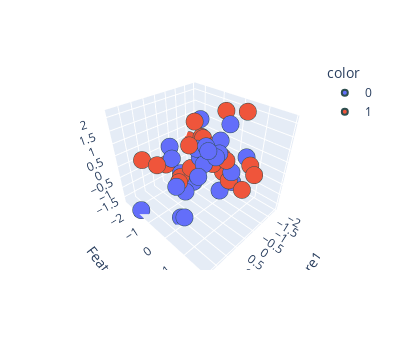
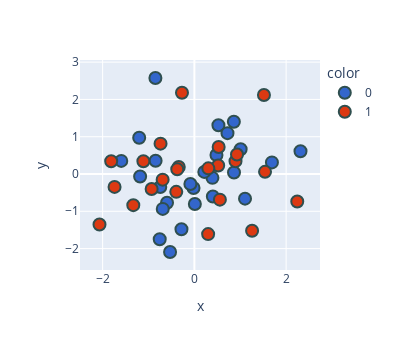

Here is the notebook cell these charts were saved with, in order:
### Markdown cell above
<h2 style="color:gold; text-align:left; font-size:200%; font-weight:bold;">
1.1) PCA: Implementation stepwise</h2>

### Code cell
import numpy as np 
import pandas as pd 
import matplotlib.pyplot as plt 
import seaborn as sns
import warnings
warnings.filterwarnings('ignore') 

df=pd.read_csv('pca_dataset.csv')
df.sample(3)
#Lets plot the data to check th
import plotly.express as px 
fig=px.scatter_3d(df, x=df['Feature1'], y=df['Feature2'], z=df['Feature3'], 
                  color=df['Target'].astype('str'), )
fig.update_traces(marker=dict(size=6, line=dict(width=2, color='DarkSlateGrey')), 
                 selector=dict(mode='markers'))
fig.update_layout( width=400,  height=350)
fig.show()
#STEP-1: Standardisation 
from sklearn.preprocessing import StandardScaler
scaler=StandardScaler()
df.iloc[:, 0:3]=scaler.fit_transform(df.iloc[:, 0:3])

#STEP-2: COVARIANCE MATRIX CONSTRUCTION 
        #np.cov() Function np.cov() function expects the following format:
        #Rows should represent variables (features).
        #Columns should represent observations (data points)
        #df.iloc[:, 0:3].T   #check this 
covariance_matrix=np.cov(df.iloc[:, 0:3].T)
print('covariance matrix:\n', covariance_matrix)

#STEP-3: Eigen vectors and Eigen value calculation 
eigen_values, eigen_vectors=np.linalg.eig(covariance_matrix)
print('eigen values: \n', eigen_values)
print('eigen_vectors \n', eigen_vectors)


# Plotting the Eigenvectors
origin = [0, 0, 0]  # Origin point for the arrows
# Set up 3D plot
fig = plt.figure(figsize=(5,4))
ax = fig.add_subplot(111, projection='3d')
# Scatter plotof the original data
ax.scatter(df['Feature1'], df['Feature2'], df['Feature3'], marker='o', color='gray', alpha=0.5)

# Plot the eigenvectors as arrows
for i in range(len(eigen_vectors)):
    ax.quiver(*origin, eigen_vectors[0, i], eigen_vectors[1, i], eigen_vectors[2, i], 
              length=eigen_values[i], color='r', arrow_length_ratio=0.1)

# Set labels for the plot
ax.set_xlabel('Feature 1')
ax.set_ylabel('Feature 2')
ax.set_zlabel('Feature 3')
plt.title("3D Plot of Eigenvectors")
plt.show()

#STEP-4: SELECTION OF TOP EIGEN VECTORS 
pc=eigen_vectors[0:2]
print('Top two Principle components \n', pc)

#STEP-5: Projection matrix creation using transformation
projection_matrix=np.dot(df.iloc[:, 0:3], pc.T) 
new_df=pd.DataFrame(projection_matrix, columns=['PC1', 'PC2'])
new_df['Target']=df['Target'].values
print(new_df.sample(3))

#ploting the datapoints 
fig = px.scatter(x=new_df['PC1'],y=new_df['PC2'],
                 color=new_df['Target'].astype('str'),
                 color_discrete_sequence=px.colors.qualitative.G10)
fig.update_traces(marker=dict(size=12,line=dict(width=2,color='DarkSlateGrey')),
                  selector=dict(mode='markers'))
fig.update_layout( width=400,  height=350)
fig.show()

### Figure 1 — Plotly figure (JSON) as saved in the notebook; plotly's stock layout.template omitted (floating-point values rounded to 4 significant figures)
{"data": [{"hovertemplate": "color=0<br>Feature1=%{x}<br>Feature2=%{y}<br>Feature3=%{z}<extra></extra>", "legendgroup": "0", "marker": {"color": "#636efa", "line": {"color": "DarkSlateGrey", "width": 2}, "size": 6, "symbol": "circle"}, "mode": "markers", "name": "0", "scene": "scene", "showlegend": true, "type": "scatter3d", "x": [0.4967, 1.523, -0.2342, -0.2341, 0.7674, -0.4634, -0.5623, -1.013, -1.412, -0.2258, -0.5444, 0.1109, -1.151, 0.3757, -0.2917, 1.852, -0.0135, 0.8225, -1.221, 0.2089, -1.96, 0.7385, 0.1714, -0.1156, 1.057, 0.3436], "y": [0.9262, 0.563, -0.6506, -0.4871, -0.864, 0.2705, 0.7554, 0.5009, 0.7514, 0.5434, -0.7633, -1.805, -1.628, 0.04808, -0.9043, -1.662, -0.06608, -0.6518, 0.0474, -0.8604, -0.3846, 0.8357, -1.13, 0.5298, -0.203, 0.3711], "z": [1.399, -0.6469, 0.6982, 0.3935, 0.6352, 1.317, 0.1979, -0.6514, 0.4242, -0.5737, 1.728, 0.4363, 0.038, 0.12, -1.023, -1.669, 0.3992, -0.4832, 1.574, -1.226, -1.464, 1.684, -0.4589, 1.079, -1.576, 1.477]}, {"hovertemplate": "color=1<br>Feature1=%{x}<br>Feature2=%{y}<br>Feature3=%{z}<extra></extra>", "legendgroup": "1", "marker": {"color": "#EF553B", "line": {"color": "DarkSlateGrey", "width": 2}, "size": 6, "symbol": "circle"}, "mode": "markers", "name": "1", "scene": "scene", "showlegend": true, "type": "scatter3d", "x": [-0.1383, 0.6477, 1.579, -0.4695, 0.5426, -0.4657, 0.242, -1.913, -1.725, 0.3142, -0.908, 1.466, 0.06753, -1.425, -0.6006, -0.6017, -1.058, -1.328, 0.1969, -0.3011, -1.479, -0.7198, -0.4606], "y": [1.909, -1.399, -0.5924, 0.04852, -0.831, -0.05024, -0.2389, -0.9076, -0.5768, -0.9776, 0.09933, -1.669, -0.6626, 0.5706, 0.2597, 0.6386, -1.211, 1.006, -0.5769, 1.442, -2.472, -0.7969, 0.5771], "z": [0.9246, 0.05963, 0.8952, 1.05, -0.5352, 0.1976, 2.075, -0.6892, 1.736, -0.4839, -0.3203, 0.5228, -0.02435, 2.142, 0.6135, -0.2574, 0.6472, 0.2245, 1.047, -0.03851, -0.1726, 0.8837, 0.6523]}], "layout": {"height": 350, "legend": {"title": {"text": "color"}, "tracegroupgap": 0}, "margin": {"t": 60}, "scene": {"domain": {"x": [0, 1], "y": [0, 1]}, "xaxis": {"title": {"text": "Feature1"}}, "yaxis": {"title": {"text": "Feature2"}}, "zaxis": {"title": {"text": "Feature3"}}}, "width": 400}}

### Figure 2 — Plotly figure (JSON) as saved in the notebook; plotly's stock layout.template omitted (floating-point values rounded to 4 significant figures)
{"data": [{"hovertemplate": "color=0<br>x=%{x}<br>y=%{y}<extra></extra>", "legendgroup": "0", "marker": {"color": "#3366CC", "line": {"color": "DarkSlateGrey", "width": 2}, "size": 12, "symbol": "circle"}, "mode": "markers", "name": "0", "orientation": "v", "showlegend": true, "type": "scatter", "x": [-0.7555, 0.01011, 0.3937, 0.2166, 1.104, -0.5962, -1.183, -1.203, -1.594, -0.8454, 0.4031, 1.69, 0.8606, -0.01869, 0.524, 2.313, -0.08705, 0.8636, -0.7435, 0.7215, -0.8494, -0.5299, 1.008, -0.6896, 0.4816, -0.2815], "xaxis": "x", "y": [-1.751, -0.8025, -0.1036, 0.0564, -0.6616, -0.7692, -0.06745, 0.9709, 0.3522, 0.3549, -0.6052, 0.3113, 1.403, -0.3743, 1.308, 0.6098, -0.2671, 0.04185, -0.3486, 1.095, 2.575, -2.092, 0.6621, -0.9354, 0.5091, -1.482], "yaxis": "y"}, {"hovertemplate": "color=1<br>x=%{x}<br>y=%{y}<extra></extra>", "legendgroup": "1", "marker": {"color": "#DC3912", "line": {"color": "DarkSlateGrey", "width": 2}, "size": 12, "symbol": "circle"}, "mode": "markers", "name": "1", "orientation": "v", "showlegend": true, "type": "scatter", "x": [-2.068, 1.54, 1.258, -0.3948, 0.8966, -0.3405, 0.3, -0.27, -0.3734, 0.929, -0.7374, 2.242, 0.519, -1.331, -0.6917, -1.111, 0.5293, -1.813, 0.556, -1.74, 1.517, 0.3035, -0.932], "xaxis": "x", "y": [-1.355, 0.05838, -1.52, -0.479, 0.3442, 0.1867, -1.612, 2.179, 0.127, 0.5218, 0.814, -0.7389, 0.2271, -0.8359, -0.1508, 0.3423, 0.7238, 0.3403, -0.6871, -0.3455, 2.12, 0.152, -0.402], "yaxis": "y"}], "layout": {"height": 350, "legend": {"title": {"text": "color"}, "tracegroupgap": 0}, "margin": {"t": 60}, "width": 400, "xaxis": {"anchor": "y", "domain": [0, 1], "title": {"text": "x"}}, "yaxis": {"anchor": "x", "domain": [0, 1], "title": {"text": "y"}}}}
